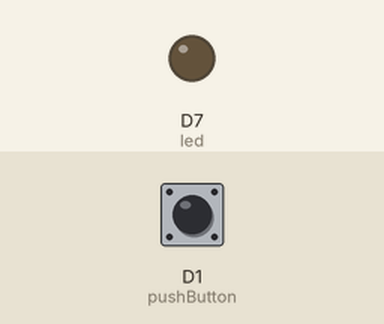
Recording of a sketch running on a simulated Particle Photon. On the bench: output pins drawn as LEDs (lit = HIGH). The test bench sets the inputs (shaded band); at power-on: D1 (pushButton) HIGH.

Above: at 1.2 s.
1.3 s: D1 (pushButton) pulled LOW for 0.15 s
At 2.4 s:
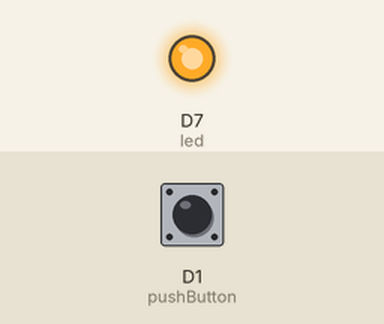
4.4 s: D1 (pushButton) pulled LOW for 1 s
At 7.1 s:
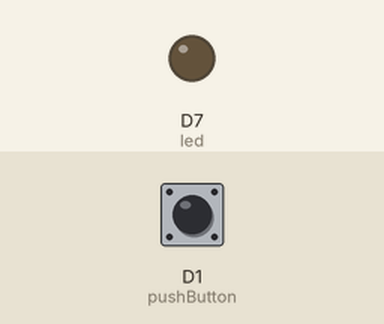
7.9 s: D1 (pushButton) pulled LOW for 3.2 s
At 8.8 s:
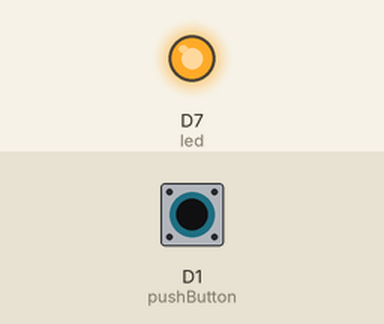
Timing chart, 0 to 13.4 s (numbered marks = the images above; inputs shaded):
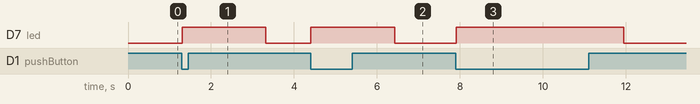

The sketch:

button.ino
```cpp
int led = D7;
int pushButton = D1;

void setup(){
    pinMode(led, OUTPUT);
    pinMode(pushButton, INPUT_PULLUP);
}

void loop(){
    int pushButtonState;
    pushButtonState = digitalRead(pushButton);
    //String Button_Status = pushButtonState;


 // Particle.variable("Button_Status", pushButtonState);


   if(pushButtonState == LOW){
        digitalWrite(led, HIGH);
        Spark.publish("Button_Status","ON",60,PRIVATE);
//        Particle.variable("Button_Status", pushButtonState);

        delay(2000);
   }
    else{
        digitalWrite(led, LOW);
        Spark.publish("Button_Status","OFF",60,PRIVATE);
  }


}
```

Measured:
- after the input at 1.3 s, D7 (led): LOW → HIGH at once, → LOW 2.0 s later
- after the input at 4.4 s, D7 (led): LOW → HIGH at once, → LOW 2.0 s later
- after the input at 7.9 s, D7 (led): LOW → HIGH at once, → LOW 4.0 s later
